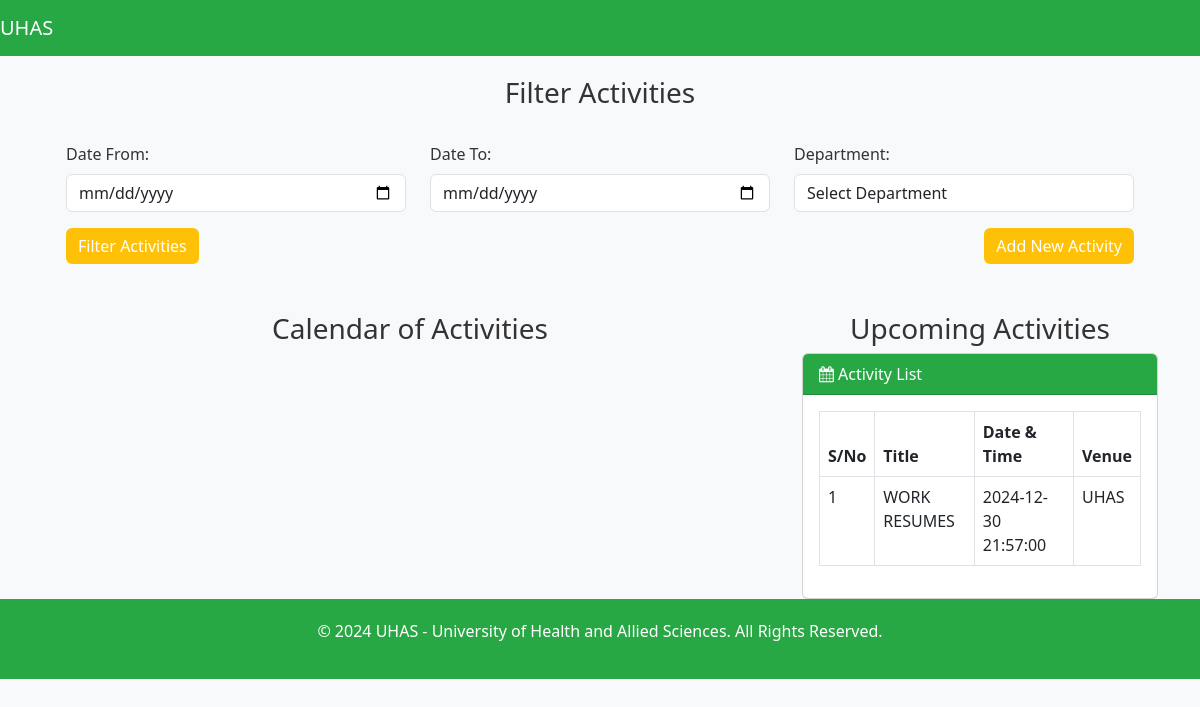
The page /calendar_activities.php on the database its author committed.
### tables this page shows
CREATE TABLE `activities` (
  `id` int(11) NOT NULL,
  `activity_title` varchar(255) NOT NULL,
  `activity_date` date NOT NULL,
  `activity_time` time NOT NULL,
  `venue` varchar(255) DEFAULT NULL,
  `directorate` varchar(255) DEFAULT NULL,
  `number_of_attendees` int(11) DEFAULT NULL,
  `approved_by` varchar(255) DEFAULT NULL,
  `remarks` text DEFAULT NULL
);

### calendar_activities.php (the view, shortened to what this page needs)
<?php
include('config.php');
$search_date_from = isset($_POST['date_from']) ? $_POST['date_from'] : '';
$search_date_to = isset($_POST['date_to']) ? $_POST['date_to'] : '';
$query = "SELECT * FROM activities WHERE 1";
$stmt = $pdo->prepare($query);
$stmt->execute();
$activities = $stmt->fetchAll();
?>
<!DOCTYPE html>
<html lang="en">
<head>
    <link href="https://cdn.jsdelivr.net/npm/bootstrap@5.3.0-alpha1/dist/css/bootstrap.min.css" rel="stylesheet">
    <link href="https://cdn.jsdelivr.net/npm/font-awesome/css/font-awesome.min.css" rel="stylesheet">
    <link href="https://cdn.jsdelivr.net/npm/aos@2.3.1/dist/aos.css" rel="stylesheet">
    <link href="https://cdnjs.cloudflare.com/ajax/libs/fullcalendar/3.2.0/fullcalendar.min.css" rel="stylesheet">
</head>
<body>
    <nav class="navbar navbar-expand-lg navbar-dark" style="background-color: #28a745;">
        <a class="navbar-brand" href="home.php">UHAS</a>
    </nav>
    <div class="container">
        <div class="row mb-4">
            <div class="col-12">
                <h3 class="text-center">Filter Activities</h3>
                <form action="calendar_activities.php" method="POST" class="bg-light p-4 rounded">
                    <div class="row">
                        <div class="col-md-4">
                            <label for="date_from" class="form-label">Date From:</label>
                            <input type="date" class="form-control" name="date_from" id="date_from" value="<?php echo $search_date_from; ?>">
                        </div>
                        <div class="col-md-4">
                            <label for="date_to" class="form-label">Date To:</label>
                            <input type="date" class="form-control" name="date_to" id="date_to" value="<?php echo $search_date_to; ?>">
                        </div>
                        <div class="col-md-4">
                            <label for="department" class="form-label">Department:</label>
                            <select class="form-control" name="department" id="department">
                                <option value="">Select Department</option>
                            </select>
                        </div>
                    </div>
                    <div class="d-flex justify-content-between mt-3">
                        <button type="submit" class="btn btn-custom">Filter Activities</button>
                        <a href="add_activity.php" class="btn btn-custom">Add New Activity</a>
                    </div>
                </form>
            </div>
        </div>
        <div class="row">
            <div class="col-lg-8 calendar-container">
                <h3 class="text-center mb-4">Calendar of Activities</h3>
            </div>
            <div class="col-lg-4">
                <h3 class="text-center">Upcoming Activities</h3>
                <div class="card">
                    <div class="card-header">
                        <i class="fa fa-calendar"></i> Activity List
                    </div>
                    <div class="card-body">
                        <table class="table table-bordered table-hover">
                            <thead>
                                <tr>
                                    <th>S/No</th>
                                    <th>Title</th>
                                    <th>Date & Time</th>
                                    <th>Venue</th>
                                </tr>
                            </thead>
                            <tbody>
                                <?php
                                $i = 1;
                                foreach ($activities as $activity) {
                                    echo "<tr data-bs-toggle='modal' data-bs-target='#activityModal' data-title='{$activity['activity_title']}' data-date='{$activity['activity_date']} {$activity['activity_time']}' data-venue='{$activity['venue']}' data-directorate='{$activity['directorate']}'>";
                                    echo "<td>{$i}</td>";
                                    echo "<td>{$activity['activity_title']}</td>";
                                    echo "<td>{$activity['activity_date']} {$activity['activity_time']}</td>";
                                    echo "<td>{$activity['venue']}</td>";
                                    echo "</tr>";
                                    $i++;
                                }
                                ?>
                            </tbody>
                        </table>
                    </div>
                </div>
            </div>
        </div>
    </div>
    <div class="footer">
        <p>&copy; 2024 UHAS - University of Health and Allied Sciences. All Rights Reserved.</p>
    </div>
</body>
</html>

### calendar_activities.php (style rules this page uses)
body { background-color: #f8f9fa; color: #333; background-image: url('bg.jp'); }
.container { margin-top: 20px; }
.card-header { background-color: #28a745; color: white; }
.footer { background-color: #28a745; color: white; text-align: center; padding: 20px 0; }
.btn-custom { background-color: #ffc107; color: white; border: none; }

### rows shown on the page
activities: activity_title "WORK RESUMES", activity_date "2024-12-30", activity_time "21:57:00", venue "UHAS"
